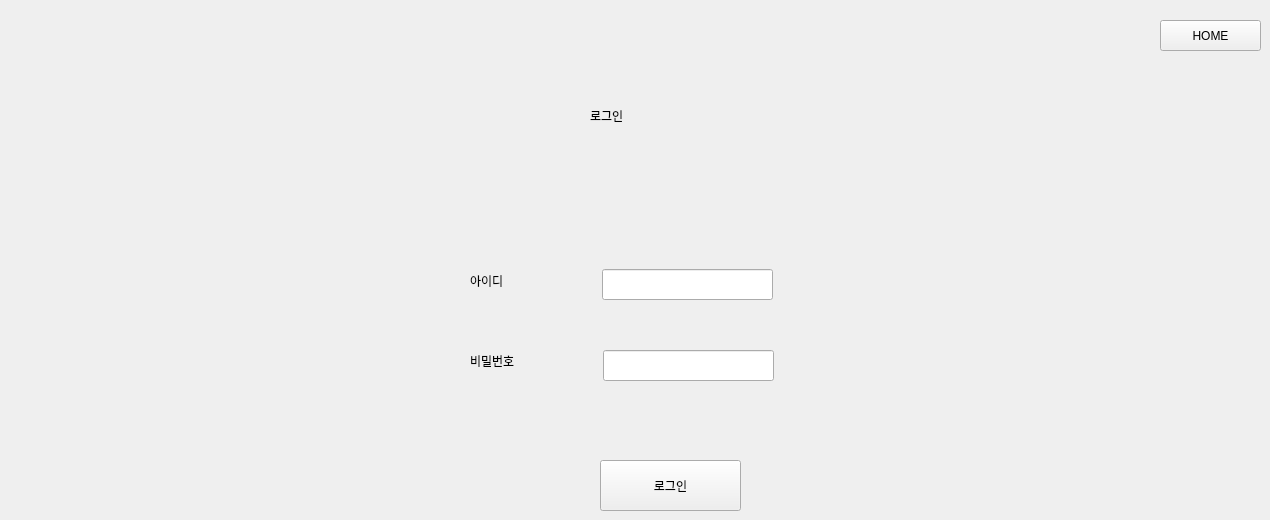
   <widget class="QWidget" name="page_6">
    <widget class="QLabel" name="label_14">
     <property name="geometry">
      <rect>
       <x>590</x>
       <y>80</y>
       <width>191</width>
       <height>71</height>
      </rect>
     </property>
     <property name="styleSheet">
      <string notr="true">font: 75 28pt &quot;Arial&quot;;</string>
     </property>
     <property name="text">
      <string>로그인</string>
     </property>
    </widget>
    <widget class="QLabel" name="label_4">
     <property name="geometry">
      <rect>
       <x>470</x>
       <y>330</y>
       <width>101</width>
       <height>61</height>
      </rect>
     </property>
     <property name="styleSheet">
      <string notr="true">font: 16pt &quot;Arial&quot;;</string>
     </property>
     <property name="text">
      <string>비밀번호</string>
     </property>
    </widget>
    <widget class="QLineEdit" name="login_id">
     <property name="geometry">
      <rect>
       <x>602</x>
       <y>269</y>
       <width>171</width>
       <height>31</height>
      </rect>
     </property>
    </widget>
    <widget class="QLineEdit" name="login_pw">
     <property name="geometry">
      <rect>
       <x>603</x>
       <y>350</y>
       <width>171</width>
       <height>31</height>
      </rect>
     </property>
     <property name="echoMode">
      <enum>QLineEdit::Password</enum>
     </property>
    </widget>
    <widget class="QLabel" name="label_3">
     <property name="geometry">
      <rect>
       <x>470</x>
       <y>250</y>
       <width>101</width>
       <height>61</height>
      </rect>
     </property>
     <property name="styleSheet">
      <string notr="true">font: 16pt &quot;Arial&quot;;</string>
     </property>
     <property name="text">
      <string>아이디</string>
     </property>
    </widget>
    <widget class="QPushButton" name="login">
     <property name="geometry">
      <rect>
       <x>600</x>
       <y>460</y>
       <width>141</width>
       <height>51</height>
      </rect>
     </property>
     <property name="text">
      <string>로그인</string>
     </property>
    </widget>
    <widget class="QPushButton" name="login_home_1">
     <property name="geometry">
      <rect>
       <x>1160</x>
       <y>20</y>
       <width>101</width>
       <height>31</height>
      </rect>
     </property>
     <property name="text">
      <string>HOME</string>
     </property>
    </widget>
   </widget>
